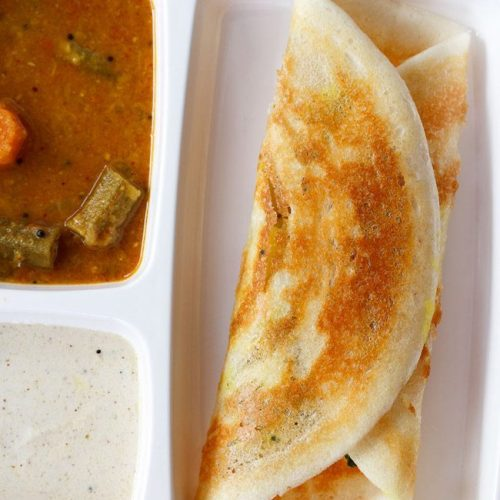
#> input picture data/sampledata/004.jpg, 500 x 500 px; its folder holds only this picture in this run
$ python -i make_features.py   (imports and definitions only)
#> lines starting #> are read from the running program, lines starting #| are printed output that depends on the picture
#> further down, picture is the input picture: shape (500, 500, 3); mean B, G, R 115.3, 155.1, 190.9
"""
This script is used to extract features from the training images and save them
appropriately for the naive and traditional ML classifiers.
"""

import os
import cv2
import json
import joblib
import numpy as np
from tqdm import tqdm
from skimage.feature import hog
from scipy.stats import entropy

# Add project root to Python path
project_root = os.path.abspath(os.path.join(os.path.dirname(os.path.abspath(__file__)), "../.."))

# Path to the training images
TRAIN_DIR = os.path.join(project_root, "data/final/splits/train/images")
NAIVE_OUTPUT_PATH = os.path.join(project_root, "scripts/naive/feature_index.json")
TRAD_OUTPUT_PATH = os.path.join(project_root, "models/features.pkl")

def extract_features(image, resize=(128, 128)):
    """
    Extract essential image features for food recognition:
    - HOG features (histogram of oriented gradients) for texture and shape
    - Color histogram in HSV space for color information
    - Edge density for texture emphasis

    Args:
        image: numpy array of the image
        resize: tuple of (width, height) to resize image to

    Returns:
        numpy array of concatenated features
    """
#> called with resize = (128, 128)
    # Resize image for consistent feature extraction
    image = cv2.resize(image, resize)
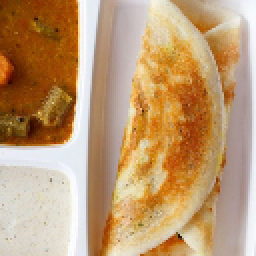
#> image: shape (128, 128, 3) (shown 2 times larger); mean of channels 0, 1, 2 115.2, 155, 190.8; drawn as B, G, R
    features = []

    # Convert to RGB if image is in BGR format
    if len(image.shape) == 3 and image.shape[2] == 3:
        image = cv2.cvtColor(image, cv2.COLOR_BGR2RGB)

    # 1. HOG Features
    gray = cv2.cvtColor(image, cv2.COLOR_RGB2GRAY)
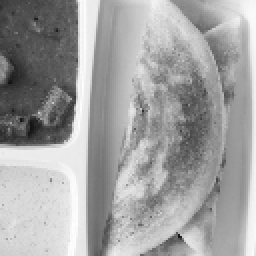
#> gray: shape (128, 128) (shown 2 times larger); min 18, max 255, mean 161.2
    hog_features = hog(gray, orientations=9, pixels_per_cell=(8, 8),
                      cells_per_block=(2, 2), block_norm='L2-Hys', feature_vector=True)
#> hog_features = 8100 values, max 0.674 at index 6993, min 0 at index 159, mean 0.126
    features.extend(hog_features)

    # 2. Color Histogram (HSV)
    hsv = cv2.cvtColor(image, cv2.COLOR_RGB2HSV)
#> hsv: shape (128, 128, 3); mean H, S, V 28.1, 113.9, 191.6
    hist = cv2.calcHist([hsv], [0, 1, 2], None, [8, 8, 8], [0, 180, 0, 256, 0, 256])
    hist = cv2.normalize(hist, hist).flatten()
#> hist = 512 values, max 0.417 at index 60, min 0 at index 0, mean 0.00992
    features.extend(hist)

    # 3. Edge Density
    edges = cv2.Canny(gray, 100, 200)
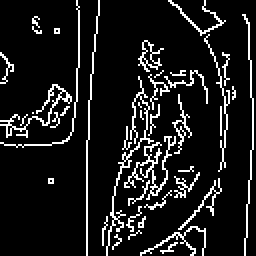
#> edges: shape (128, 128) (shown 2 times larger); 10.8% white in thin lines or dots
    edge_density = edges.sum() / (edges.shape[0] * edges.shape[1] * 255.0)
#> edge_density = 0.108
    features.append(edge_density)

    return np.array(features)

# [53 lines left out: function build_feature_index, not called in this run]

# [2 lines not run here, left out]

>>> import cv2
>>> picture = cv2.imread('../../data/sampledata/004.jpg')
>>> result = extract_features(picture)
#> result = 8613 values, max 0.674 at index 6993, min 0 at index 159, mean 0.119

$ run again, on data/sampledata/005.jpg
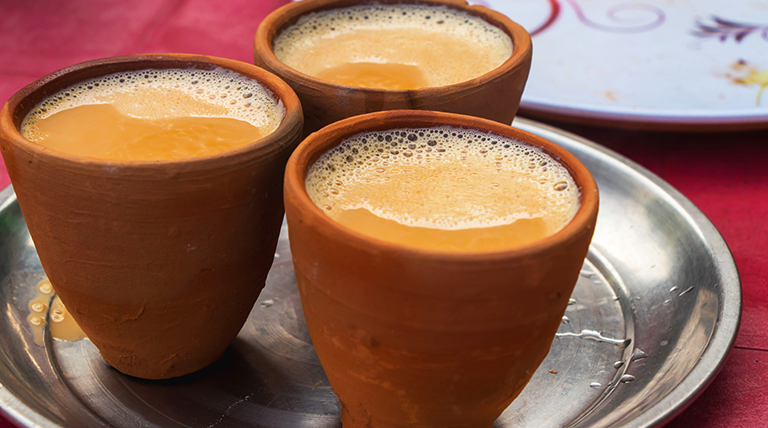
#> input picture data/sampledata/005.jpg, 768 x 428 px
#> picture is the input picture: shape (428, 768, 3); mean B, G, R 84.2, 102.6, 145.8
#> in extract_features, `gray = cv2.cvtColor(image, cv2.COLOR_RGB2GRAY)`:
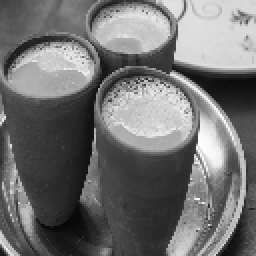
#> gray: shape (128, 128) (shown 2 times larger); min 6, max 254, mean 113.3
#> hog_features = 8100 values, max 0.696 at index 2668, min 0 at index 68, mean 0.123
#> hsv: shape (128, 128, 3); mean H, S, V 44.2, 132.4, 147.8
#> hist = 512 values, max 0.546 at index 50, min 0 at index 61, mean 0.012
#> in extract_features, `edges = cv2.Canny(gray, 100, 200)`:
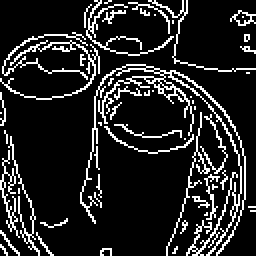
#> edges: shape (128, 128) (shown 2 times larger); 13.9% white in thin lines or dots
#> edge_density = 0.139
#> result = 8613 values, max 0.696 at index 2668, min 0 at index 68, mean 0.116

$ run again, on data/sampledata/011.jpg
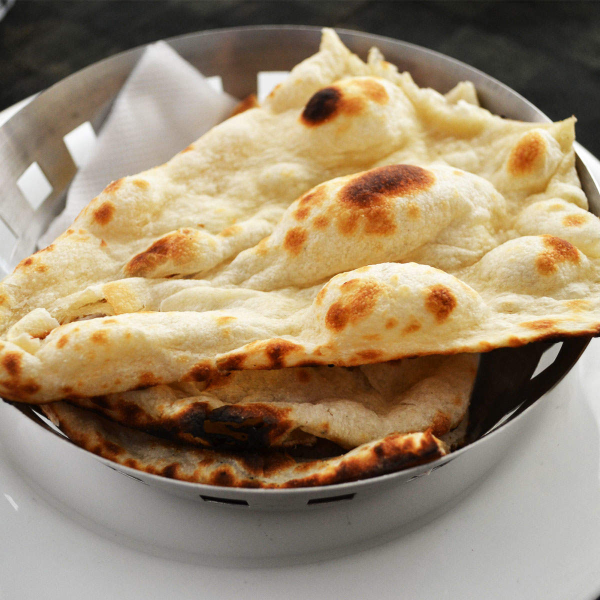
#> input picture data/sampledata/011.jpg, 1200 x 1200 px (shown at 1/2 size)
#> picture is the input picture: shape (1200, 1200, 3); mean B, G, R 110.4, 137.1, 156.1
#> in extract_features, `gray = cv2.cvtColor(image, cv2.COLOR_RGB2GRAY)`:
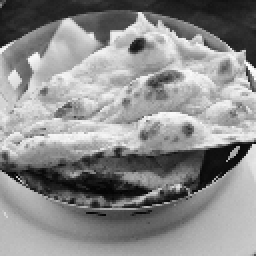
#> gray: shape (128, 128) (shown 2 times larger); min 3, max 254, mean 139.7
#> hog_features = 8100 values, max 0.594 at index 5906, min 0 at index 154, mean 0.131
#> hsv: shape (128, 128, 3); mean H, S, V 20.4, 78.3, 156.2
#> hist = 512 values, max 0.431 at index 5, min 0 at index 63, mean 0.0118
#> in extract_features, `edges = cv2.Canny(gray, 100, 200)`:
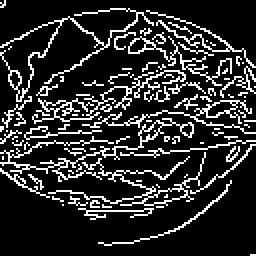
#> edges: shape (128, 128) (shown 2 times larger); 17% white in thin lines or dots
#> edge_density = 0.17
#> result = 8613 values, max 0.594 at index 5906, min 0 at index 154, mean 0.124

$ run again, on data/sampledata/014.jpg
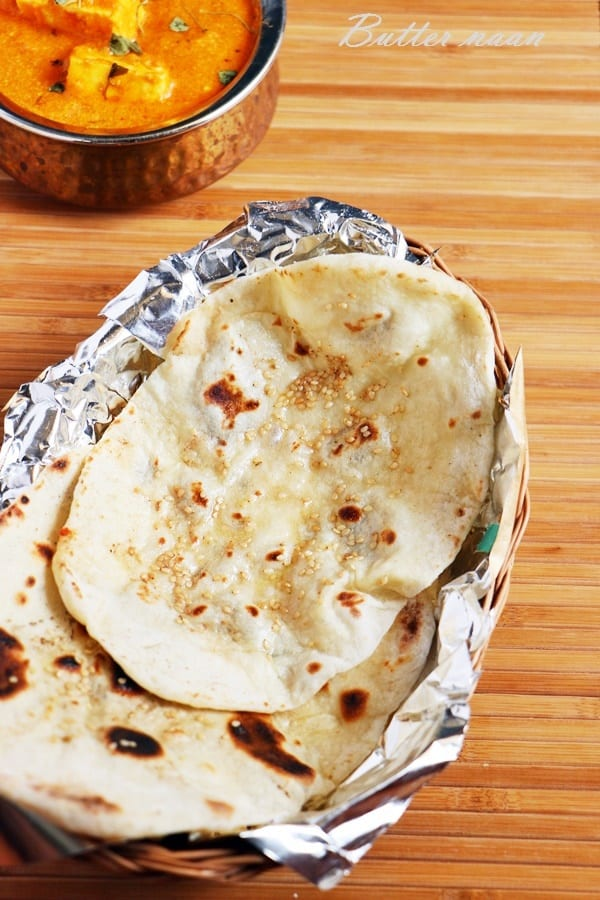
#> input picture data/sampledata/014.jpg, 600 x 900 px
#> picture is the input picture: shape (900, 600, 3); mean B, G, R 114.8, 160.7, 202.5
#> in extract_features, `gray = cv2.cvtColor(image, cv2.COLOR_RGB2GRAY)`:
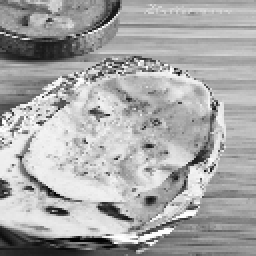
#> gray: shape (128, 128) (shown 2 times larger); min 1, max 255, mean 168
#> hog_features = 8100 values, max 0.476 at index 1048, min 0 at index 263, mean 0.13
#> hsv: shape (128, 128, 3); mean H, S, V 23.4, 117.3, 203
#> hist = 512 values, max 0.46 at index 46, min 0 at index 0, mean 0.00933
#> in extract_features, `edges = cv2.Canny(gray, 100, 200)`:
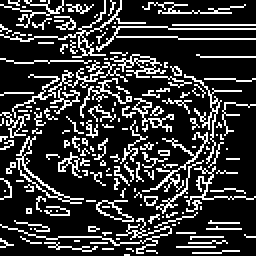
#> edges: shape (128, 128) (shown 2 times larger); 21.3% white in thin lines or dots
#> edge_density = 0.213
#> result = 8613 values, max 0.476 at index 1048, min 0 at index 263, mean 0.123
